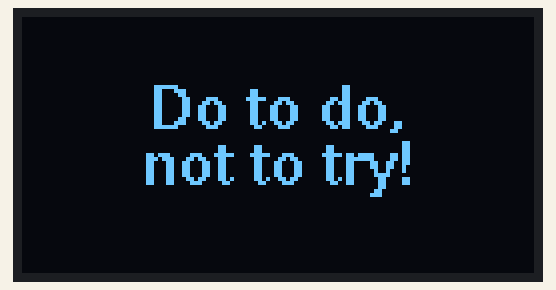
Simulated run of this sketch. Board: Arduino Uno, built with avr-gcc and run on an emulated ATmega328P. Shown: 128×64 one-colour display.

Above: at 0.2 s.

The sketch:

FormattingTextOLED.ino
```cpp
#include <U8glib.h>

U8GLIB_SSD1306_128X64 oled(U8G_I2C_OPT_NONE);

char line1[] = "Do to do,";
char line2[] = "not to try!";

void setup() {
  oled.setFont(u8g_font_helvB10);
}

void loop(void) {
  oled.firstPage();
  do {
    draw();
  } while(oled.nextPage());
}

void draw(void) {
  int lineHeight = oled.getFontAscent()-oled.getFontDescent();

  int line1x = (oled.getWidth()-oled.getStrWidth(line1))/2;
  int line2x = (oled.getWidth()-oled.getStrWidth(line2))/2;

  oled.drawStr(line1x,lineHeight*2,line1);
  oled.drawStr(line2x,lineHeight*3,line2);
}
```

projeckt.c
```cpp
// 1: Koda spelet så det är funktionellt med knapparna.

// 2: Koda så spelet är funktionellt med acc och gyro.


//Spelarens storlek är 8x8
//Spelplanen 24 rader och 14 kolumner.


//Spelet kör i en virutuell spelplan
//Vi uppdaterar spelplanen hela tiden


//Function: Spelet
    //Function. Game interface tryck knapp för att starta.
        //Function: Får in data med info om rörelse som uppdaterar "spelarens pos" temporära position.
            //Function: som kollar om vi befinner oss innanför boxen i den virutella spelpalnen.
            //Function: IF utanför, börja blinka. Else, pass.
            //Function: Make temporära position, till current positon och uppdaterar spelplanen.
            //Function: som uppdaterar OLED

/*
Meny (när man inte är i ett spel)

Vill du starta spelet. Tryck på kanpp 1.
Vill du starta om spelet. Tryck på knapp 1.

*/

void menu (){

}

/*
Spelet.


Functionen kommer ligga i menu.
Håll dig innanför ramen och du får poäng.
Är du utanför mer än 3 sekunder förlorar du.
Alla spel essentiella funktioner kommer ligg i denna


*/

void game (){

}

/*
Uppdatera spelplanen.

Hämtar data vart spelaren vill röra sig.
Subrutin som kollar om det är en krock, om inte.
Sätter positionen till 000.
Sätter tidigare position till 255.
Uppdaterar displayens input.
*/

void update (){

}


/*
Subrutin, krockhaterare.

Om den nya positionen inte 255 betyder det att vi har hamnat på en krock.
Här börjar den blinka som fan.
Fastnar i subrutinen till den lyckas ta sig till ett "leagal" position.
*/

void dangerZone (){

}
```
